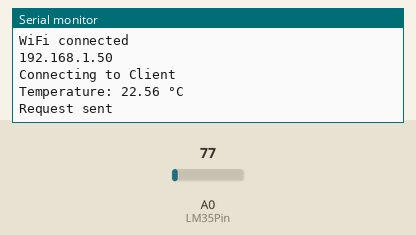
The sketch below on a simulated ESP8266 (NodeMCU). Shown: the last lines printed to the serial monitor. The inputs (shaded band) are chosen by the test bench; at power-on: A0 (LM35Pin) = 77. WiFi joins after 1.5 s; servers stay silent unless stated; uploads are accepted with an empty reply.

Above: at 2.7 s.
2.8 s: A0 (LM35Pin) set to 92
At 2.92 s:
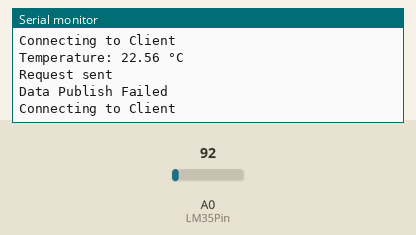
4.6 s: A0 (LM35Pin) set to 107
At 6.0 s:
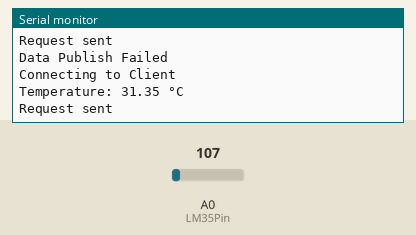
Timing chart, 0 to 7.6 s (numbered marks = the images above; inputs shaded):
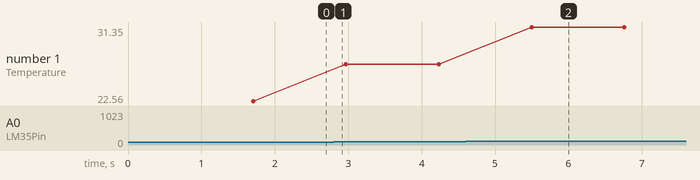

The sketch:

NodeMCU_LM35.ino
```cpp
#include <ESP8266WiFi.h> //Library for WiFi functionality
#include <WiFiClientSecure.h> //Library for secure connections

#define LM35Pin A0 //NodeMCU Pin to which LM35 is connected

const char* ssid = "YOUR WIFI NAME"; //SSID of your WiFi
const char* password = "YOUR WIFI PASSWORD"; //Password of your WiFi

//Google SpreadSheets Details
const char* host = "script.google.com";
const int HTTPSPort = 443;
String deploymentID = "Your Deployment ID";

String requestURL; //Stores the request URL for sending to web app
String clientReply; //Stores the reply from the web app

int VRef = 3.3; //Voltage to which LM35 is connected
float temperatureVal; //Used to store the read temperatures
float resolution = (VRef*100)/1024.0; //Calculation of resolution
String condition; //Stores the temperature condition

int count = 0; //Counting the number of requests sent to web app

WiFiClientSecure espClient; //Create a secure WiFi client

void setup() {
  Serial.begin(115200); //Initialisation of NodeMCU Serial
  pinMode(LM35Pin,INPUT); //Defining the direction of LM35 Temperature sensor

  //Connecting NodeMCU to WiFi
  Serial.println("");
  Serial.print("Connecting to ");
  Serial.println(ssid);
  WiFi.begin(ssid, password);
  while (WiFi.status() != WL_CONNECTED)
  {
    delay(500);
    Serial.print(".");
  }
  Serial.println("");
  Serial.println("WiFi connected");
  Serial.println(WiFi.localIP());  //Print the local IP address of NodeMCU

  espClient.setInsecure(); //Used for HTTPS requests
}

void loop() {

    //Connecting to Client
    if(!espClient.connected()){
      Serial.print("Connecting to Client");
      while (!espClient.connect(host, HTTPSPort)){
        Serial.print(".");
      }
      Serial.println("");
    }

    //Reading Temperature values from LM35 Temperature sensor
    temperatureVal = analogRead(LM35Pin);
    temperatureVal = temperatureVal*resolution;
    Serial.print("Temperature: ");
    Serial.print(temperatureVal);
    Serial.println(" °C");

    //Assigning condition based on Temperature
    if(temperatureVal <= 20)
      condition = "COLD";
    else if(temperatureVal <= 32)
      condition = "NORMAL";
    else
      condition = "HOT";

    //Request URL for sending to web app
    requestURL = "/macros/s/" + deploymentID + "/exec?temperature=" + String(temperatureVal) + "&condition=" + condition;

    //HTTPS request sent to web app
    espClient.print("GET " + requestURL + " HTTP/1.1\r\n" +
                 "Host: " + host + "\r\n" +
                 "User-Agent: BuildFailureDetectorESP8266\r\n" +
                 "Connection: Keep-Alive\r\n\r\n");

    Serial.println("Request sent");

    //Reading the reply from web app
      clientReply = espClient.readString();
      if(clientReply.startsWith("HTTP/1.1 302")){
        Serial.println("Data Published Successfully");
      } else {
        Serial.println("Data Publish Failed");
      }

    /*
      if(count >= 70)
        ESP.restart(); //Restart the NodeMCU

      delay(2000);
      count += 1;
    */
}
```

Measured:
- after the input at 4.6 s, the serial monitor: prints a new line after 0.90 s (image 2)
- plotted number 1: 22.56 → 26.95 after the input at 2.8 s, 26.95 → 31.35 after the input at 4.6 s
